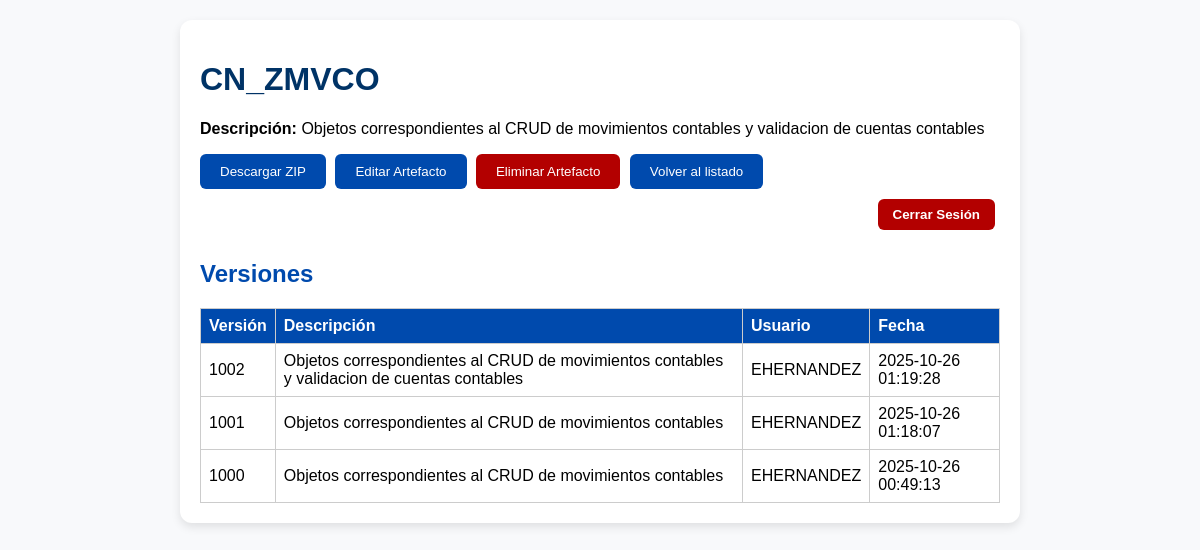
The page /detalle/CN_ZMVCO (signed in) on the database its author committed.
### tables this page shows
CREATE TABLE ARCHIVO(
            ID_archivo TEXT PRIMARY KEY,
            ruta TEXT NOT NULL,
            descripcion TEXT NOT NULL
        );

CREATE TABLE VERSIONAMIENTO(
            ID_archivo TEXT,
            version INTEGER DEFAULT 1000,
            descripcion TEXT NOT NULL,
            usuario TEXT NOT NULL,
            fecha_cambio TEXT NOT NULL,
            PRIMARY KEY (ID_archivo, version),
            FOREIGN KEY (ID_archivo) REFERENCES ARCHIVO(ID_archivo),
            FOREIGN KEY (usuario) REFERENCES USUARIO(ID_usuario)
        );

### app.py (the view)
@app.route("/detalle/<id_archivo>")
@login_requerido
def detalle_artefacto(id_archivo):
    conn = get_conn()
    cursor = conn.cursor()
    cursor.execute("SELECT descripcion, ruta FROM ARCHIVO WHERE ID_archivo = ?", (id_archivo,))
    archivo = cursor.fetchone()
    cursor.execute("""
        SELECT version, descripcion, usuario, fecha_cambio
        FROM VERSIONAMIENTO
        WHERE ID_archivo = ?
        ORDER BY version DESC
    """, (id_archivo,))
    versiones = cursor.fetchall()
    conn.close()
    prefijo = id_archivo[:2].upper()
    return render_template("detalle.html", id_archivo=id_archivo, archivo=archivo, versiones=versiones, prefijo=prefijo, usuario=session["usuario"])

### app.py (called while the page is built)
def get_conn():
    return sqlite3.connect("artefactos.db")

def login_requerido(func):
    @wraps(func)
    def wrapper(*args, **kwargs):
        if "usuario" not in session:
            flash("Debe iniciar sesión para acceder al sistema.")
            return redirect(url_for("login"))
        return func(*args, **kwargs)
    return wrapper

### templates/detalle.html (shortened to what this page needs)
<!DOCTYPE html>
<html lang="es">
<head>
</head>
<body>
<div class="container">
    <h1>{{ id_archivo }}</h1>
    <p><strong>Descripción:</strong> {{ archivo[0] }}</p>
    {% if archivo[1] %}
    <a href="/descargar/{{ id_archivo }}"><button>Descargar ZIP</button></a>
    {% endif %}
    {% if usuario.rol == 'E' %}
    <a href="/editar/{{ id_archivo }}"><button>Editar Artefacto</button></a>
    <a href="/eliminar/{{ id_archivo }}"><button style="background:#b30000;">Eliminar Artefacto</button></a>
    {% endif %}
    <a href="/artefactos/{{ prefijo }}"><button style="background:#004aad; color:white;">Volver al listado</button></a>
    <div style="text-align:right; margin-top:10px;">
        <a href="/logout"><button class="logout-btn">Cerrar Sesión</button></a>
    </div>
    <h2>Versiones</h2>
    <table>
        <tr>
            <th>Versión</th>
            <th>Descripción</th>
            <th>Usuario</th>
            <th>Fecha</th>
        </tr>
        {% for v in versiones %}
        <tr>
            <td>{{ v[0] }}</td>
            <td>{{ v[1] }}</td>
            <td>{{ v[2] }}</td>
            <td>{{ v[3] }}</td>
        </tr>
        {% endfor %}
    </table>
</div>
</body>
</html>

### templates/detalle.html (style rules this page uses)
body { font-family: Arial; background:#f8f9fb; margin:0; padding:20px; }
.container { background:white; padding:20px; border-radius:12px; box-shadow:0 4px 10px rgba(0,0,0,0.1); max-width:800px; margin:auto; }
h1 { color:#003366; }
h2 { margin-top:30px; color:#004aad; }
button { padding:10px 20px; background:#004aad; color:white; border:none; border-radius:6px; cursor:pointer; margin-right:5px; }
table { width:100%; border-collapse:collapse; margin-top:20px; }
th, td { border:1px solid #ccc; padding:8px; text-align:left; }
th { background:#004aad; color:white; }
.logout-btn { background:#b30000; color:white; border:none; border-radius:6px; padding:8px 15px; cursor:pointer; font-weight:bold; }

### rows shown on the page
ARCHIVO: descripcion "Objetos correspondientes al CRUD de movimientos contables y validacion de cuentas contables"
VERSIONAMIENTO: version "1002", descripcion "Objetos correspondientes al CRUD de movimientos contables y validacion de cuentas contables", usuario "EHERNANDEZ", fecha_cambio "2025-10-26 01:19:28"
VERSIONAMIENTO: version "1001", descripcion "Objetos correspondientes al CRUD de movimientos contables", usuario "EHERNANDEZ", fecha_cambio "2025-10-26 01:18:07"
VERSIONAMIENTO: version "1000", descripcion "Objetos correspondientes al CRUD de movimientos contables", usuario "EHERNANDEZ", fecha_cambio "2025-10-26 00:49:13"

### other values the page prints
{{ id_archivo }} "CN_ZMVCO"
